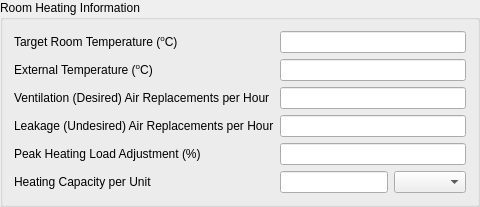
         <widget class="QGroupBox" name="groupBox_6">
          <property name="title">
           <string>Room Heating Information</string>
          </property>
          <property name="checkable">
           <bool>false</bool>
          </property>
          <layout class="QGridLayout" name="gridLayout_6">
           <item row="5" column="1">
            <widget class="QLineEdit" name="LEHeatCapacityHC"/>
           </item>
           <item row="2" column="0">
            <widget class="QLabel" name="label_27">
             <property name="text">
              <string>Ventilation (Desired) Air Replacements per Hour</string>
             </property>
             <property name="buddy">
              <cstring>LEVentilationHC</cstring>
             </property>
            </widget>
           </item>
           <item row="1" column="0">
            <widget class="QLabel" name="label_26">
             <property name="text">
              <string>&lt;html&gt;&lt;head/&gt;&lt;body&gt;&lt;p&gt;External Temperature (&lt;span style=&quot; vertical-align:super;&quot;&gt;o&lt;/span&gt;C)&lt;/p&gt;&lt;/body&gt;&lt;/html&gt;</string>
             </property>
             <property name="buddy">
              <cstring>LEExternalTempHC</cstring>
             </property>
            </widget>
           </item>
           <item row="3" column="0">
            <widget class="QLabel" name="label_28">
             <property name="text">
              <string>Leakage (Undesired) Air Replacements per Hour</string>
             </property>
             <property name="buddy">
              <cstring>LELeakageHC</cstring>
             </property>
            </widget>
           </item>
           <item row="5" column="0">
            <widget class="QLabel" name="label_30">
             <property name="text">
              <string>Heating Capacity per Unit</string>
             </property>
             <property name="buddy">
              <cstring>LEHeatCapacityHC</cstring>
             </property>
            </widget>
           </item>
           <item row="4" column="0">
            <widget class="QLabel" name="label_29">
             <property name="text">
              <string>Peak Heating Load Adjustment (%)</string>
             </property>
             <property name="buddy">
              <cstring>LEHeatAdjustHC</cstring>
             </property>
            </widget>
           </item>
           <item row="0" column="0">
            <widget class="QLabel" name="label_25">
             <property name="text">
              <string>&lt;html&gt;&lt;head/&gt;&lt;body&gt;&lt;p&gt;Target Room Temperature (&lt;span style=&quot; vertical-align:super;&quot;&gt;o&lt;/span&gt;C)&lt;/p&gt;&lt;/body&gt;&lt;/html&gt;</string>
             </property>
             <property name="buddy">
              <cstring>LETargetTempHC</cstring>
             </property>
            </widget>
           </item>
           <item row="5" column="2">
            <widget class="QComboBox" name="HeatUnitsHC"/>
           </item>
           <item row="4" column="1" colspan="2">
            <widget class="QLineEdit" name="LEHeatAdjustHC"/>
           </item>
           <item row="3" column="1" colspan="2">
            <widget class="QLineEdit" name="LELeakageHC"/>
           </item>
           <item row="2" column="1" colspan="2">
            <widget class="QLineEdit" name="LEVentilationHC"/>
           </item>
           <item row="1" column="1" colspan="2">
            <widget class="QLineEdit" name="LEExternalTempHC"/>
           </item>
           <item row="0" column="1" colspan="2">
            <widget class="QLineEdit" name="LETargetTempHC"/>
           </item>
          </layout>
         </widget>
